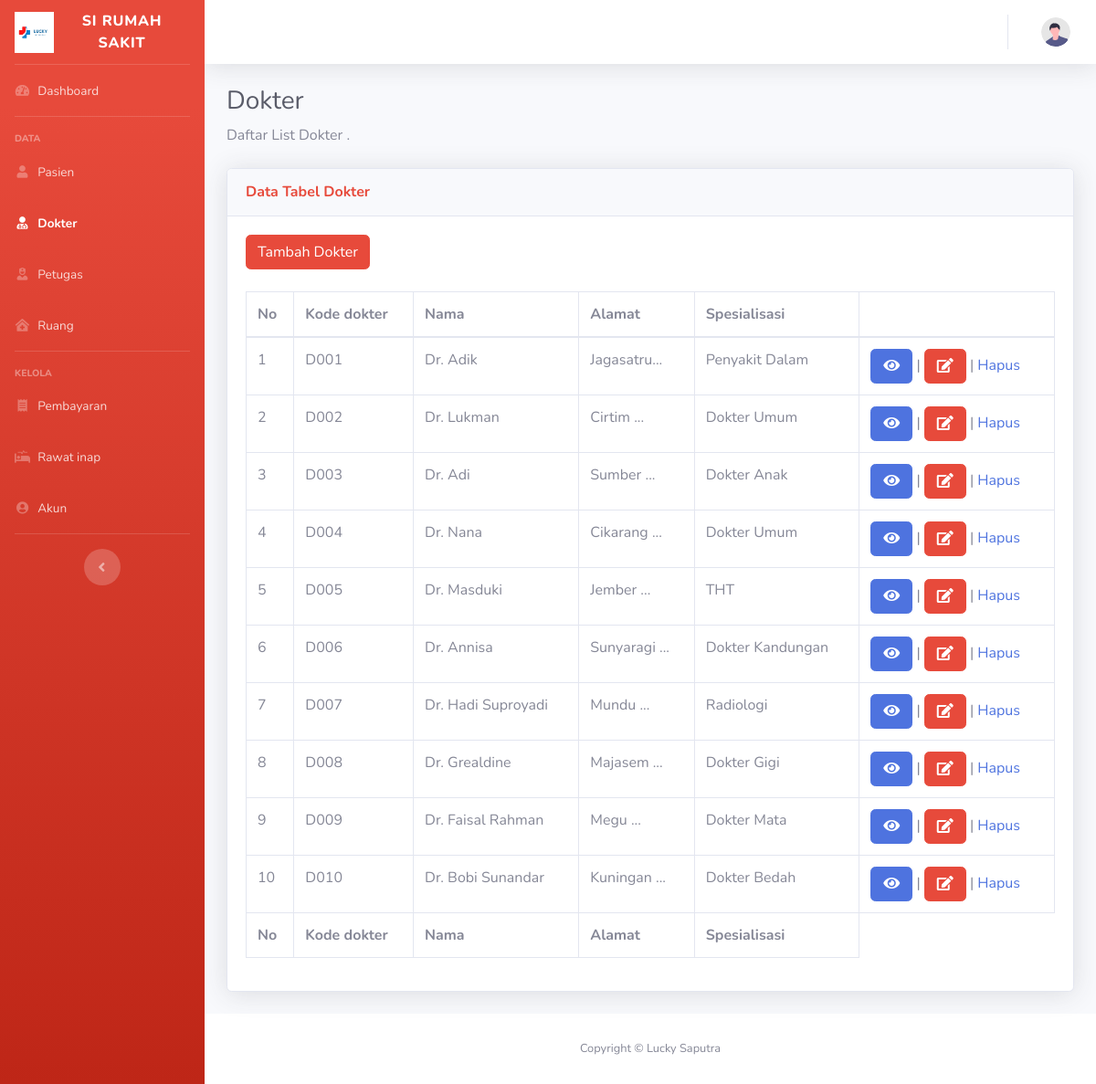
The page /admin/dokter.php on the database its author committed.
### tables this page shows
CREATE TABLE `dokter` (
  `kd_dokter` varchar(16) NOT NULL,
  `nama_dokter` varchar(200) NOT NULL,
  `alamat_dokter` varchar(200) NOT NULL,
  `spesialisasi` varchar(50) NOT NULL
);

### admin/dokter.php (the view, shortened to what this page needs)
<?php
  include('koneksi.php');
?>
<!DOCTYPE html>
<html lang="en">
<head>
<link href="vendor/fontawesome-free/css/all.min.css" rel="stylesheet" type="text/css">
<link href="css/sb-admin-2.min.css" rel="stylesheet">
</head>
<body id="page-top">
<div id="wrapper">
    <ul class="navbar-nav bg-gradient-danger  sidebar sidebar-dark accordion" id="accordionSidebar">
        <a class="sidebar-brand d-flex align-items-center justify-content-center" href="dashboard.php">
            <div class="sidebar-brand-icon">
                <img src="../assets/img/favicon.png" alt="" width="43" height="45" class="d-inline-block align-text-top">
            </div>
            <div class="sidebar-brand-text mx-3">SI Rumah Sakit </div>
        </a>
        <hr class="sidebar-divider my-0">
        <li class="nav-item">
            <a class="nav-link" href="dashboard.php">
                <i class="fas fa-fw fa-tachometer-alt"></i>
                <span>Dashboard</span></a>
        </li>
        <hr class="sidebar-divider">
        <div class="sidebar-heading">
            Data
        </div>
            <li class="nav-item ">
                <a class="nav-link" href="pasien.php">
                    <i class="fas fa-fw fa-user"></i>
                    <span>Pasien</span></a>
            </li>
            <li class="nav-item active">
                <a class="nav-link" href="dokter.php">
                    <i class="fas fa-fw fa-user-md"></i>
                    <span>Dokter</span></a>
            </li>
            <li class="nav-item">
                <a class="nav-link" href="petugas.php">
                    <i class="fas fa-fw fa-user-nurse"></i>
                    <span>Petugas</span></a>
            </li>
                <li class="nav-item">
                        <a class="nav-link" href="ruang.php">
                        <i class="fas fa-fw fa-clinic-medical"></i>
                        <span>Ruang</span></a>
                </li>
                <hr class="sidebar-divider">
                <div class="sidebar-heading">
                    Kelola
                </div>
                <li class="nav-item ">
                    <a class="nav-link " href="pembayaran.php">
                        <i class="fas fa-fw fa-receipt"></i>
                        <span>Pembayaran</span></a>
                </li>
                <li class="nav-item">
                    <a class="nav-link " href="rawat.php">
                        <i class="fas fa-fw fa-procedures"></i>
                        <span>Rawat inap</span></a>
                </li>
                <li class="nav-item">
                    <a class="nav-link" href="users.php">
                        <i class="fas fa-fw fa-user-circle"></i>
                        <span>Akun</span></a>
                </li>
        <hr class="sidebar-divider d-none d-md-block">
        <div class="text-center d-none d-md-inline">
            <button class="rounded-circle border-0" id="sidebarToggle"></button>
        </div>
    </ul>
        <div id="content-wrapper" class="d-flex flex-column">
            <div id="content">
                <nav class="navbar navbar-expand navbar-light bg-white topbar mb-4 static-top shadow">
                    <ul class="navbar-nav ml-auto">
                        <li class="nav-item dropdown no-arrow">
                            <a class="nav-link dropdown-toggle" href="#" id="userDropdown" role="button"
                                data-toggle="dropdown" aria-haspopup="true" aria-expanded="false">
                                <img class="img-profile rounded-circle"
                                    src="img/undraw_profile.svg">
                            </a>
                        </li>
                    </ul>
                </nav>
                <div class="container-fluid">
                    <h1 class="h3 mb-2 text-gray-800">Dokter</h1>
                    <p class="mb-4">Daftar List Dokter .</p>
                    <div class="card shadow mb-4">
                        <div class="card-header py-3">
                            <h6 class="m-0 font-weight-bold text-danger">Data Tabel Dokter</h6>
                        </div>
                        <div class="card-body">
                            <div class="table-responsive">
                                <table class="table table-bordered" id="dataTable" width="100%" cellspacing="0">
<div class="d-sm-flex align-items-center justify-content-between mb-4">
<button type="button" class="btn btn-danger" data-toggle="modal" data-target="#exampleModal">
  Tambah Dokter
</button>
</div>
                                    <thead>
                                        <tr>
                                            <th>No</th>
                                            <th>Kode dokter</th>
                                            <th>Nama</th>
                                            <th>Alamat</th>
                                            <th>Spesialisasi</th>
                                            <th></th>
                                        </tr>
                                    </thead>
                                    <tfoot>
                                        <tr>
                                        <th>No</th>
                                            <th>Kode dokter</th>
                                            <th>Nama</th>
                                            <th>Alamat</th>
                                            <th>Spesialisasi</th>
                                        </tr>
                                    </tfoot>
                                    <tbody>
                                    <?php
                                    $query = "SELECT * FROM dokter ORDER BY kd_dokter ASC";
                                    $result = mysqli_query($kon, $query);
                                    $no = 1;
                                    while($row = mysqli_fetch_assoc($result))
                                    {
                                    ?>
                                    <tr>
                                        <td><?php echo $no; ?></td>
                                        <td><?php echo $row['kd_dokter']; ?></td>
                                        <td><?php echo $row['nama_dokter']; ?></td>
                                        <td><?php echo substr($row['alamat_dokter'], 0, 20); ?>...</td>
                                        <td><?php echo $row['spesialisasi']; ?></td>
                                        <td>
                            <button type="button" class="btn btn-primary" data-toggle="modal" data-target="#Modalliat<?php echo $row['kd_dokter'];?>">
                            <i class="fas fa-fw fa-eye"></i>
                            </button>
                            |
                            <button type="button" class="btn btn-danger" data-toggle="modal" data-target="#Modalubah<?php echo $row['kd_dokter'];?>">
                            <i class="fas fa-fw fa-edit"></i>
                            </button>
        |
        <a href="dokter/hapus_dokter.php?id=<?php echo $row['kd_dokter']; ?>" onclick="return confirm('Anda yakin akan menghapus data ini?')">Hapus</a>
        </td>
        </tr>
        <?php
        $no++;
        }
        ?>
        </tbody>
            </table>
            </div>
            </div>
        </div>
    </div>
            </div>
            <footer class="sticky-footer bg-white">
                <div class="container my-auto">
                    <div class="copyright text-center my-auto">
                        <span>Copyright &copy; Lucky Saputra</span>
                    </div>
                </div>
            </footer>
        </div>
    </div>
</body>
</html>

### rows shown on the page
dokter: kd_dokter "D001", nama_dokter "Dr. Adik", alamat_dokter "Jagasatru", spesialisasi "Penyakit Dalam"
dokter: kd_dokter "D002", nama_dokter "Dr. Lukman", alamat_dokter "Cirtim", spesialisasi "Dokter Umum"
dokter: kd_dokter "D003", nama_dokter "Dr. Adi", alamat_dokter "Sumber", spesialisasi "Dokter Anak"
dokter: kd_dokter "D004", nama_dokter "Dr. Nana", alamat_dokter "Cikarang", spesialisasi "Dokter Umum"
dokter: kd_dokter "D005", nama_dokter "Dr. Masduki", alamat_dokter "Jember", spesialisasi "THT"
dokter: kd_dokter "D006", nama_dokter "Dr. Annisa", alamat_dokter "Sunyaragi", spesialisasi "Dokter Kandungan"
dokter: kd_dokter "D007", nama_dokter "Dr. Hadi Suproyadi", alamat_dokter "Mundu", spesialisasi "Radiologi"
dokter: kd_dokter "D008", nama_dokter "Dr. Grealdine", alamat_dokter "Majasem", spesialisasi "Dokter Gigi"
dokter: kd_dokter "D009", nama_dokter "Dr. Faisal Rahman", alamat_dokter "Megu", spesialisasi "Dokter Mata"
dokter: kd_dokter "D010", nama_dokter "Dr. Bobi Sunandar", alamat_dokter "Kuningan", spesialisasi "Dokter Bedah"
